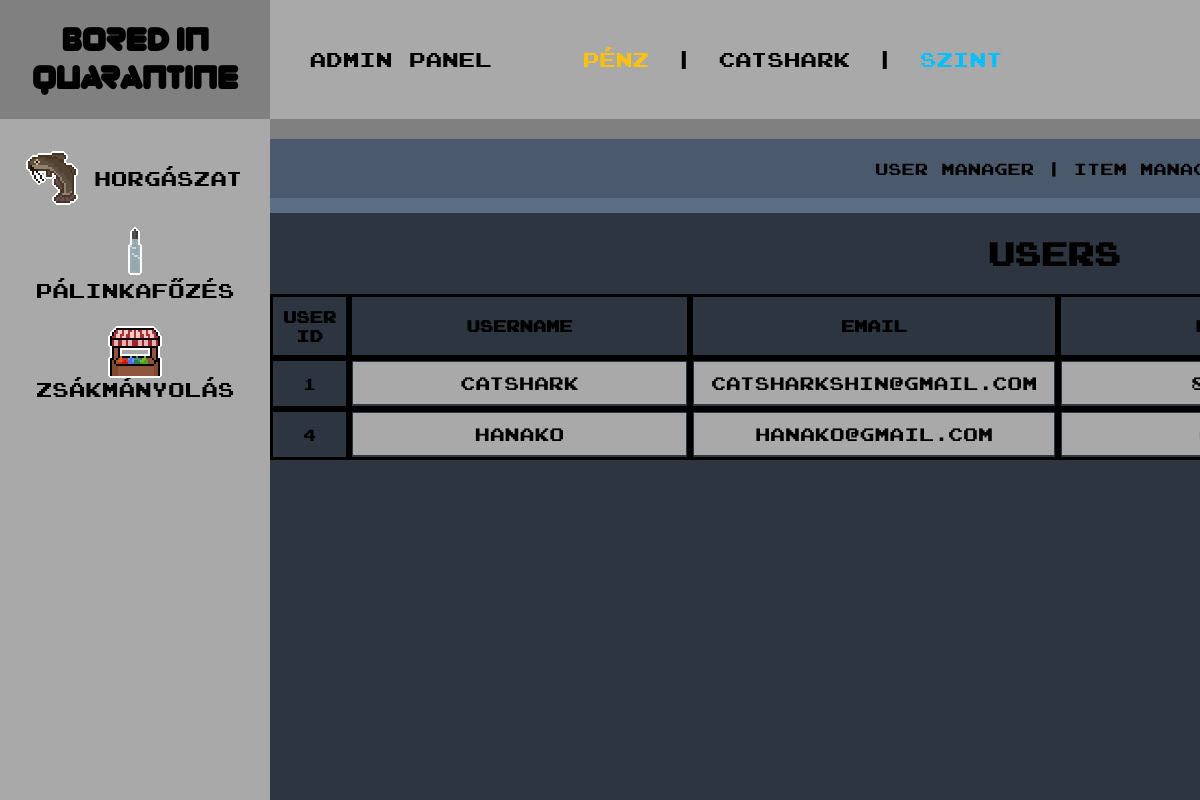
Screenshot of /index.php?p=admin (signed in) with the database file from the repository.
### tables this page shows
CREATE TABLE `users` (
  `user_id` int(11) NOT NULL,
  `user_name` varchar(255) NOT NULL,
  `email` varchar(255) NOT NULL,
  `password` varchar(255) NOT NULL,
  `permission` int(11) NOT NULL,
  `money` int(11) NOT NULL
);

### private/managers/database.php (called while the page is built, shortened)
<?php
function getConnection() {
	$connection = new PDO(DB_TYPE.':host='.DB_HOST.';dbname='.DB_NAME.';',DB_USER, DB_PASS);
	$connection->exec("SET NAMES '".DB_CHARSET."'");
	return $connection;
}
function getList($queryString, $queryParams = []) {
	$connection = getConnection();
	$statement = $connection->prepare($queryString);
	$success = $statement->execute($queryParams);
	$result = $success ? $statement->fetchAll(PDO::FETCH_ASSOC) : [];
	return $result;
}
?>

### private/admin/users.php (the view, shortened to what this page needs)
<h1>Users</h1>
    <div>
        <?php
            $users = getList("SELECT user_id,user_name,email,permission,money FROM users");
         ?>
         <table>
            <thead>
                <th>User Id</th>
                <th>Username</th>
                <th>Email</th>
                <th>Money</th>
            </thead>
            <tbody>
                <?php foreach ($users as $u) : ?>
                  <form method="post">
                    <tr>
                      <td scope="row"><input type="hidden" name="user_id" value="<?=$u['user_id']?>"><?=$u['user_id']?></td>
                      <td><input class="form-control" type="text" name="user_name" value="<?=$u['user_name'] ?>"></td>
                      <td><input class="form-control" type="email" name="email" value="<?=$u['email'] ?>"></td>
                      <td><input class="form-control" type="number" name="money" value="<?=$u['money'] ?>"></td>
                    </tr>
                  </form>
                <?php endforeach;?>
            </tbody>
         </table>
    </div>

### public/css/style.css (style rules this page uses)
html,body { font-family: joystix; margin: 0; height: 100%; }
textarea,input[type=password],input[type=number],input[type=email],input[type=text] { border: 0; font-size: 18px; background-color: darkgrey; text-align: center; font-family: joystix; padding: 10px; }
input[type=email] { width: 340px; }
input[type=password]:focus,,input[type=number]:focus,input[type=email]:focus,input[type=text]:focus { outline: none; }
table { margin: auto; }
th { padding: 10px; }
table { border-spacing: 0; }
td,th { border: 3px solid black; }

### rows the page displays
users: user_id "1", user_name "CatShark", email "catsharkshin@gmail.com", money "8800"
users: user_id "4", user_name "hanako", email "hanako@gmail.com", money "600"

### other values shown
$_SESSION['uname'] "CatShark"
